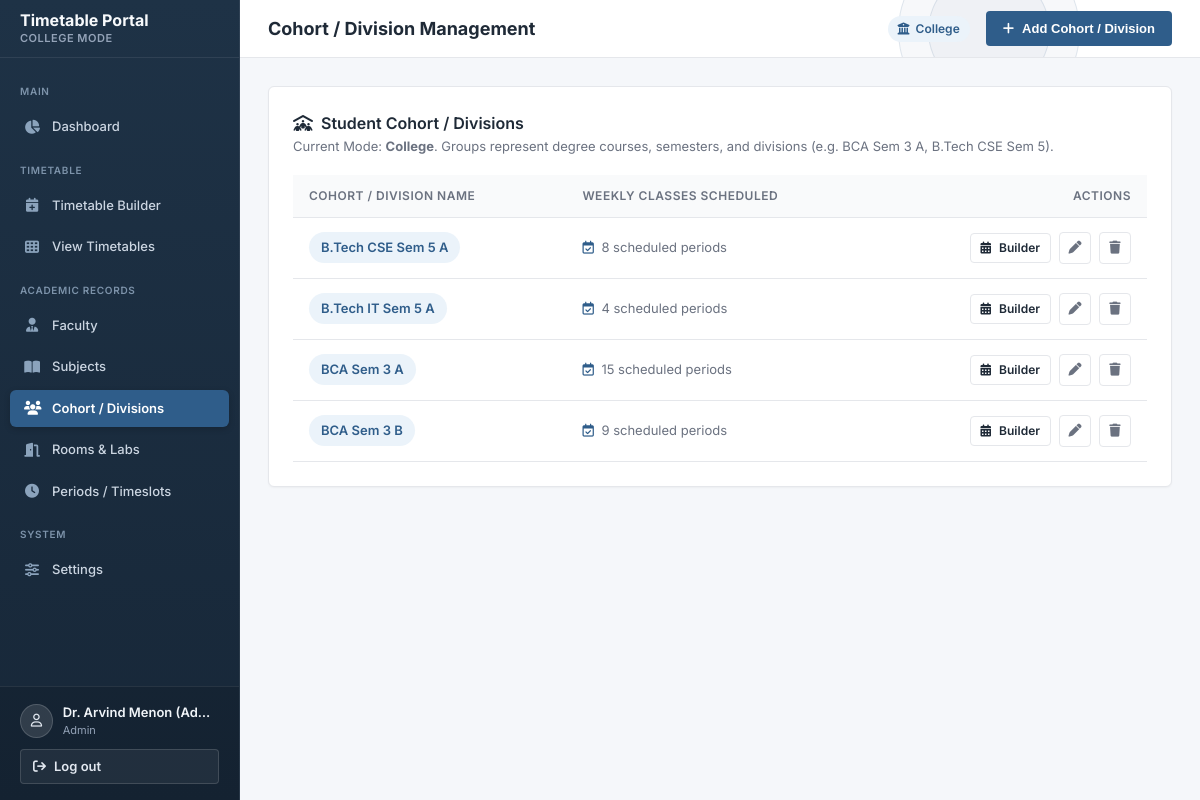
The page /groups (signed in) on the database its author committed.
### tables this page shows
CREATE TABLE settings (
    key TEXT PRIMARY KEY,
    value TEXT NOT NULL
);

CREATE TABLE groups (
    id INTEGER PRIMARY KEY AUTOINCREMENT,
    name TEXT UNIQUE NOT NULL
);

### app.py (the view)
@app.route("/groups")
@login_required(role="admin")
def groups_list():
    cur = g.db.cursor()
    cur.execute(
        """
        SELECT g.id, g.name,
               (SELECT COUNT(*) FROM timetable t WHERE t.group_id = g.id) AS classes_count
        FROM groups g
        ORDER BY g.name ASC
        """
    )
    groups = cur.fetchall()
    return render_template("groups.html", groups=groups)

### app.py (called while the page is built)
@app.before_request
def setup_db():
    global _pg_initialized
    if is_postgres():
        if not _pg_initialized:
            init_db()
            _pg_initialized = True
    elif not os.path.exists(get_db_path()):
        init_db()
    g.db = get_db()

@app.context_processor
def inject_globals():
    institution_type = "college"
    if hasattr(g, "db"):
        cur = g.db.cursor()
        cur.execute("SELECT value FROM settings WHERE key = 'institution_type'")
        row = cur.fetchone()
        if row:
            institution_type = row["value"]
    group_label = "Class / Section" if institution_type == "school" else "Cohort / Division"
    group_placeholder = "e.g. 8-A or 10-B" if institution_type == "school" else "e.g. BCA Sem 3 A or CSE Sem 5"
    return {
        "current_user": session.get("user"),
        "institution_type": institution_type,
        "group_label": group_label,
        "group_placeholder": group_placeholder,
        "days_of_week": DAYS_OF_WEEK
    }

def login_required(role=None):
    def decorator(f):
        @wraps(f)
        def decorated_function(*args, **kwargs):
            user = session.get("user")
            if not user:
                flash("Please log in to access this page.", "danger")
                return redirect(url_for("login"))
            if role and user.get("role") != role:
                flash("Unauthorized access. You do not have permission for that page.", "danger")
                if user.get("role") == "faculty":
                    return redirect(url_for("my_timetable"))
                return redirect(url_for("dashboard"))
            return f(*args, **kwargs)
        return decorated_function
    return decorator

### database.py (called while the page is built, shortened)
def get_database_url():
    url = os.environ.get("DATABASE_URL", "").strip()
    if url.startswith("postgres://"):
        url = "postgresql://" + url[len("postgres://"):]
    return url

def is_postgres():
    return bool(get_database_url())

def is_vercel_env():
    return bool(os.environ.get("VERCEL") or os.environ.get("VERCEL_ENV"))

def get_db_path():
    if is_vercel_env():
        tmp_db = "/tmp/timetable.db"
        if not os.path.exists(tmp_db) and os.path.exists(BUNDLED_DB):
            shutil.copyfile(BUNDLED_DB, tmp_db)
        return tmp_db
    return BUNDLED_DB

def get_db():
    db_url = get_database_url()
    db_path = get_db_path()
    conn = sqlite3.connect(db_path)
    conn.row_factory = sqlite3.Row
    conn.execute("PRAGMA foreign_keys = ON;")
    return conn

### templates/groups.html (shortened to what this page needs)
{% extends "base.html" %}
{% block header_title %}{{ group_label }} Management{% endblock %}
{% block header_actions %}
<button class="btn btn-primary" onclick="openModal('addGroupModal')">
  <i class="fa-solid fa-plus"></i>
  <span>Add {{ group_label }}</span>
</button>
{% endblock %}
{% block content %}
<div class="card">
  <div class="card-header">
    <div>
      <h2 class="card-title">
        <i class="fa-solid fa-people-roof"></i>
        <span>Student {{ group_label }}s</span>
      </h2>
      <p class="card-subtitle">
        Current Mode: <strong>{{ institution_type|capitalize }}</strong>.
        {% if institution_type == 'school' %}
          Groups represent academic classes and sections (e.g. 8-A, 9-B, 10-A).
        {% else %}
          Groups represent degree courses, semesters, and divisions (e.g. BCA Sem 3 A, B.Tech CSE Sem 5).
        {% endif %}
      </p>
    </div>
  </div>
  {% if groups %}
    <div class="table-responsive">
      <table class="data-table">
        <thead>
          <tr>
            <th>{{ group_label }} Name</th>
            <th>Weekly Classes Scheduled</th>
            <th style="text-align: right;">Actions</th>
          </tr>
        </thead>
        <tbody>
          {% for g in groups %}
            <tr>
              <td>
                <span class="badge-tag" style="font-size: 13px; padding: 6px 12px;">{{ g.name }}</span>
              </td>
              <td>
                <span class="form-helper" style="font-size: 13px;">
                  <i class="fa-regular fa-calendar-check" style="margin-right: 4px; color: var(--primary);"></i>
                  {{ g.classes_count }} scheduled periods
                </span>
              </td>
              <td style="text-align: right;">
                <div class="table-actions" style="justify-content: flex-end;">
                  <a href="{{ url_for('timetable_builder', group_id=g.id) }}" class="btn btn-outline" style="padding: 5px 10px; font-size: 12px;" title="Build Timetable">
                    <i class="fa-solid fa-calendar-days"></i>
                    <span>Builder</span>
                  </a>
                  <button class="btn-icon" title="Edit Group" onclick="openEditGroupModal('{{ g.id }}', '{{ g.name|escape }}')">
                    <i class="fa-solid fa-pen"></i>
                  </button>
                  <form method="POST" action="{{ url_for('groups_delete', group_id=g.id) }}" class="confirm-delete" data-confirm-message="Are you sure you want to delete {{ g.name }}? All scheduled timetable periods for this group will be deleted.">
                    <button type="submit" class="btn-icon delete" title="Delete Group">
                      <i class="fa-solid fa-trash"></i>
                    </button>
                  </form>
                </div>
              </td>
            </tr>
          {% endfor %}
        </tbody>
      </table>
    </div>
  {% endif %}
</div>
{% endblock %}

### templates/base.html (shortened to what this page needs)
<!DOCTYPE html>
<html lang="en">
<head>
  <link rel="stylesheet" href="https://cdnjs.cloudflare.com/ajax/libs/font-awesome/6.5.1/css/all.min.css">
  <link rel="stylesheet" href="{{ url_for('static', filename='css/style.css') }}">
</head>
<body>
  <div class="app-layout">
    <aside class="sidebar" id="sidebar">
      <div class="sidebar-header">
        <div>
          <div class="sidebar-title">Timetable Portal</div>
          <div class="sidebar-sub">{{ institution_type|capitalize }} Mode</div>
        </div>
      </div>
      <nav class="sidebar-nav">
        {% if current_user and current_user.role == 'admin' %}
          <div class="nav-section-title">Main</div>
          <a href="{{ url_for('dashboard') }}" class="nav-link {% if request.path == url_for('dashboard') %}active{% endif %}">
            <i class="fa-solid fa-chart-pie"></i>
            <span>Dashboard</span>
          </a>
          <div class="nav-section-title">Timetable</div>
          <a href="{{ url_for('timetable_builder') }}" class="nav-link {% if request.path.startswith('/timetable/builder') %}active{% endif %}">
            <i class="fa-solid fa-calendar-plus"></i>
            <span>Timetable Builder</span>
          </a>
          <a href="{{ url_for('timetable_view') }}" class="nav-link {% if request.path.startswith('/timetable/view') %}active{% endif %}">
            <i class="fa-solid fa-table-cells"></i>
            <span>View Timetables</span>
          </a>
          <div class="nav-section-title">Academic Records</div>
          <a href="{{ url_for('faculty_list') }}" class="nav-link {% if request.path.startswith('/faculty') %}active{% endif %}">
            <i class="fa-solid fa-user-tie"></i>
            <span>Faculty</span>
          </a>
          <a href="{{ url_for('subjects_list') }}" class="nav-link {% if request.path.startswith('/subjects') %}active{% endif %}">
            <i class="fa-solid fa-book-open"></i>
            <span>Subjects</span>
          </a>
          <a href="{{ url_for('groups_list') }}" class="nav-link {% if request.path.startswith('/groups') %}active{% endif %}">
            <i class="fa-solid fa-users"></i>
            <span>{{ group_label }}s</span>
          </a>
          <a href="{{ url_for('rooms_list') }}" class="nav-link {% if request.path.startswith('/rooms') %}active{% endif %}">
            <i class="fa-solid fa-door-open"></i>
            <span>Rooms & Labs</span>
          </a>
          <a href="{{ url_for('timeslots_list') }}" class="nav-link {% if request.path.startswith('/timeslots') %}active{% endif %}">
            <i class="fa-solid fa-clock"></i>
            <span>Periods / Timeslots</span>
          </a>
          <div class="nav-section-title">System</div>
          <a href="{{ url_for('settings') }}" class="nav-link {% if request.path.startswith('/settings') %}active{% endif %}">
            <i class="fa-solid fa-sliders"></i>
            <span>Settings</span>
          </a>
        {% endif %}
      </nav>
      <div class="sidebar-footer">
        <div class="user-badge">
          <div class="user-avatar">
            <i class="fa-regular fa-user"></i>
          </div>
          <div class="user-info">
            <span class="user-name" title="{{ current_user.name }}">{{ current_user.name }}</span>
            <span class="user-role">{{ current_user.role }}</span>
          </div>
        </div>
        <a href="{{ url_for('logout') }}" class="btn btn-outline" style="width: 100%; justify-content: flex-start; padding: 7px 12px;">
          <i class="fa-solid fa-arrow-right-from-bracket"></i>
          <span>Log out</span>
        </a>
      </div>
    </aside>
    <div class="main-wrapper">
      <header class="topbar">
        <div class="topbar-left">
          <h1 class="page-title">{% block header_title %}Dashboard{% endblock %}</h1>
        </div>
        <div class="topbar-right">
          <span class="badge-tag">
            <i class="fa-solid fa-building-columns"></i>
            <span>{{ institution_type|capitalize }}</span>
          </span>
          {% block header_actions %}{% endblock %}
        </div>
      </header>
      <main class="content-area">
        {% block content %}{% endblock %}
      </main>
    </div>
  </div>
</body>
</html>

### rows shown on the page
settings: value "COLLEGE", value "College"
groups: name "B.Tech CSE Sem 5 A", classes_count "8"
groups: name "B.Tech IT Sem 5 A", classes_count "4"
groups: name "BCA Sem 3 A", classes_count "15"
groups: name "BCA Sem 3 B", classes_count "9"

### other values the page prints
{{ group_label }} "Cohort / Division"
{{ current_user.name }} "Dr. Arvind Menon (Ad…"
{{ current_user.role }} "Admin"
{{ group_label }} "COHORT / DIVISION"
